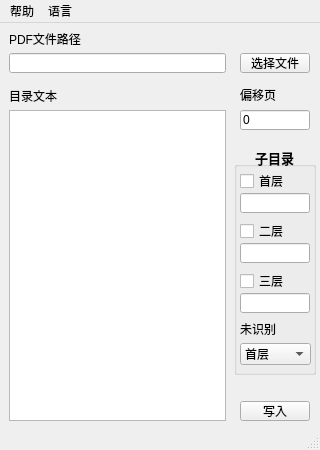
<?xml version="1.0" encoding="UTF-8"?>
<ui version="4.0">
 <class>PDFdir</class>
 <widget class="QMainWindow" name="PDFdir">
  <property name="geometry">
   <rect>
    <x>0</x>
    <y>0</y>
    <width>320</width>
    <height>450</height>
   </rect>
  </property>
  <property name="sizePolicy">
   <sizepolicy hsizetype="Ignored" vsizetype="Ignored">
    <horstretch>0</horstretch>
    <verstretch>0</verstretch>
   </sizepolicy>
  </property>
  <property name="minimumSize">
   <size>
    <width>320</width>
    <height>450</height>
   </size>
  </property>
  <property name="maximumSize">
   <size>
    <width>320</width>
    <height>450</height>
   </size>
  </property>
  <property name="windowTitle">
   <string>PDFdir</string>
  </property>
  <widget class="QWidget" name="centralwidget">
   <widget class="QLineEdit" name="pdf_path_edit">
    <property name="geometry">
     <rect>
      <x>9</x>
      <y>30</y>
      <width>217</width>
      <height>20</height>
     </rect>
    </property>
   </widget>
   <widget class="QPushButton" name="open_button">
    <property name="geometry">
     <rect>
      <x>240</x>
      <y>30</y>
      <width>70</width>
      <height>20</height>
     </rect>
    </property>
    <property name="text">
     <string>选择文件</string>
    </property>
   </widget>
   <widget class="QTextEdit" name="dir_text_edit">
    <property name="geometry">
     <rect>
      <x>9</x>
      <y>87</y>
      <width>217</width>
      <height>311</height>
     </rect>
    </property>
    <property name="font">
     <font>
      <pointsize>8</pointsize>
     </font>
    </property>
    <property name="html">
     <string>&lt;!DOCTYPE HTML PUBLIC &quot;-//W3C//DTD HTML 4.0//EN&quot; &quot;http://www.w3.org/TR/REC-html40/strict.dtd&quot;&gt;
&lt;html&gt;&lt;head&gt;&lt;meta name=&quot;qrichtext&quot; content=&quot;1&quot; /&gt;&lt;style type=&quot;text/css&quot;&gt;
p, li { white-space: pre-wrap; }
&lt;/style&gt;&lt;/head&gt;&lt;body style=&quot; font-family:'.SF NS Text'; font-size:8pt; font-weight:400; font-style:normal;&quot;&gt;
&lt;p style=&quot;-qt-paragraph-type:empty; margin-top:0px; margin-bottom:0px; margin-left:0px; margin-right:0px; -qt-block-indent:0; text-indent:0px; font-family:'SimSun';&quot;&gt;&lt;br /&gt;&lt;/p&gt;&lt;/body&gt;&lt;/html&gt;</string>
    </property>
    <property name="acceptRichText">
     <bool>false</bool>
    </property>
   </widget>
   <widget class="QPushButton" name="export_button">
    <property name="geometry">
     <rect>
      <x>240</x>
      <y>378</y>
      <width>70</width>
      <height>20</height>
     </rect>
    </property>
    <property name="text">
     <string>写入</string>
    </property>
   </widget>
   <widget class="QLabel" name="label">
    <property name="geometry">
     <rect>
      <x>9</x>
      <y>6</y>
      <width>214</width>
      <height>19</height>
     </rect>
    </property>
    <property name="text">
     <string>PDF文件路径</string>
    </property>
   </widget>
   <widget class="QLabel" name="label_2">
    <property name="geometry">
     <rect>
      <x>9</x>
      <y>63</y>
      <width>217</width>
      <height>19</height>
     </rect>
    </property>
    <property name="text">
     <string>目录文本</string>
    </property>
   </widget>
   <widget class="QLabel" name="label_3">
    <property name="geometry">
     <rect>
      <x>240</x>
      <y>65</y>
      <width>54</width>
      <height>13</height>
     </rect>
    </property>
    <property name="text">
     <string>偏移页</string>
    </property>
   </widget>
   <widget class="QLineEdit" name="offset_edit">
    <property name="geometry">
     <rect>
      <x>240</x>
      <y>87</y>
      <width>70</width>
      <height>20</height>
     </rect>
    </property>
    <property name="inputMethodHints">
     <set>Qt::ImhDigitsOnly</set>
    </property>
    <property name="text">
     <string>0</string>
    </property>
    <property name="maxLength">
     <number>3</number>
    </property>
   </widget>
   <widget class="QLineEdit" name="level0_edit">
    <property name="geometry">
     <rect>
      <x>240</x>
      <y>170</y>
      <width>70</width>
      <height>20</height>
     </rect>
    </property>
    <property name="text">
     <string extracomment="可变部分用*代替，如“第*部分”"/>
    </property>
    <property name="echoMode">
     <enum>QLineEdit::Normal</enum>
    </property>
   </widget>
   <widget class="QCheckBox" name="level0_box">
    <property name="geometry">
     <rect>
      <x>240</x>
      <y>150</y>
      <width>71</width>
      <height>16</height>
     </rect>
    </property>
    <property name="text">
     <string>首层</string>
    </property>
   </widget>
   <widget class="QLineEdit" name="level1_edit">
    <property name="geometry">
     <rect>
      <x>240</x>
      <y>220</y>
      <width>70</width>
      <height>20</height>
     </rect>
    </property>
    <property name="text">
     <string extracomment="可变部分用*代替，如“第*章”"/>
    </property>
   </widget>
   <widget class="QCheckBox" name="level1_box">
    <property name="geometry">
     <rect>
      <x>240</x>
      <y>200</y>
      <width>71</width>
      <height>16</height>
     </rect>
    </property>
    <property name="text">
     <string>二层</string>
    </property>
   </widget>
   <widget class="QLineEdit" name="level2_edit">
    <property name="geometry">
     <rect>
      <x>240</x>
      <y>270</y>
      <width>70</width>
      <height>20</height>
     </rect>
    </property>
    <property name="text">
     <string extracomment="可变部分用*代替，如“第*节”"/>
    </property>
   </widget>
   <widget class="QCheckBox" name="level2_box">
    <property name="geometry">
     <rect>
      <x>240</x>
      <y>250</y>
      <width>71</width>
      <height>16</height>
     </rect>
    </property>
    <property name="text">
     <string>三层</string>
    </property>
   </widget>
   <widget class="QLabel" name="label_4">
    <property name="geometry">
     <rect>
      <x>240</x>
      <y>300</y>
      <width>54</width>
      <height>12</height>
     </rect>
    </property>
    <property name="text">
     <string extracomment="以上三层均未识别出的时归为哪层">未识别</string>
    </property>
   </widget>
   <widget class="QComboBox" name="select_level_box">
    <property name="geometry">
     <rect>
      <x>240</x>
      <y>320</y>
      <width>71</width>
      <height>22</height>
     </rect>
    </property>
    <property name="currentText">
     <string extracomment="以上三层均未识别出的时归为哪层">首层</string>
    </property>
    <item>
     <property name="text">
      <string>首层</string>
     </property>
    </item>
    <item>
     <property name="text">
      <string>二层</string>
     </property>
    </item>
    <item>
     <property name="text">
      <string>三层</string>
     </property>
    </item>
   </widget>
   <widget class="QGroupBox" name="groupBox">
    <property name="geometry">
     <rect>
      <x>234</x>
      <y>123</y>
      <width>82</width>
      <height>229</height>
     </rect>
    </property>
    <property name="font">
     <font>
      <pointsize>10</pointsize>
      <weight>75</weight>
      <italic>false</italic>
      <bold>true</bold>
      <underline>false</underline>
      <kerning>true</kerning>
     </font>
    </property>
    <property name="autoFillBackground">
     <bool>true</bool>
    </property>
    <property name="title">
     <string>子目录</string>
    </property>
    <property name="alignment">
     <set>Qt::AlignCenter</set>
    </property>
    <property name="flat">
     <bool>false</bool>
    </property>
    <property name="checkable">
     <bool>false</bool>
    </property>
   </widget>
   <zorder>groupBox</zorder>
   <zorder>pdf_path_edit</zorder>
   <zorder>open_button</zorder>
   <zorder>dir_text_edit</zorder>
   <zorder>export_button</zorder>
   <zorder>label</zorder>
   <zorder>label_2</zorder>
   <zorder>label_3</zorder>
   <zorder>offset_edit</zorder>
   <zorder>level0_edit</zorder>
   <zorder>level0_box</zorder>
   <zorder>level1_edit</zorder>
   <zorder>level1_box</zorder>
   <zorder>level2_edit</zorder>
   <zorder>level2_box</zorder>
   <zorder>label_4</zorder>
   <zorder>select_level_box</zorder>
  </widget>
  <widget class="QStatusBar" name="statusbar">
   <property name="font">
    <font>
     <pointsize>7</pointsize>
    </font>
   </property>
  </widget>
  <widget class="QMenuBar" name="menuBar">
   <property name="geometry">
    <rect>
     <x>0</x>
     <y>0</y>
     <width>320</width>
     <height>22</height>
    </rect>
   </property>
   <widget class="QMenu" name="help_menu">
    <property name="title">
     <string>帮助</string>
    </property>
    <addaction name="home_page_action"/>
    <addaction name="help_action"/>
    <addaction name="update_action"/>
   </widget>
   <widget class="QMenu" name="menu">
    <property name="title">
     <string>语言</string>
    </property>
    <addaction name="english_action"/>
    <addaction name="chinese_action"/>
   </widget>
   <addaction name="help_menu"/>
   <addaction name="menu"/>
  </widget>
  <action name="home_page_action">
   <property name="text">
    <string>主页</string>
   </property>
  </action>
  <action name="help_action">
   <property name="text">
    <string>帮助手册</string>
   </property>
  </action>
  <action name="update_action">
   <property name="text">
    <string>检查更新</string>
   </property>
  </action>
  <action name="english_action">
   <property name="text">
    <string>English</string>
   </property>
  </action>
  <action name="chinese_action">
   <property name="text">
    <string>中文</string>
   </property>
  </action>
 </widget>
 <resources/>
 <connections/>
</ui>
